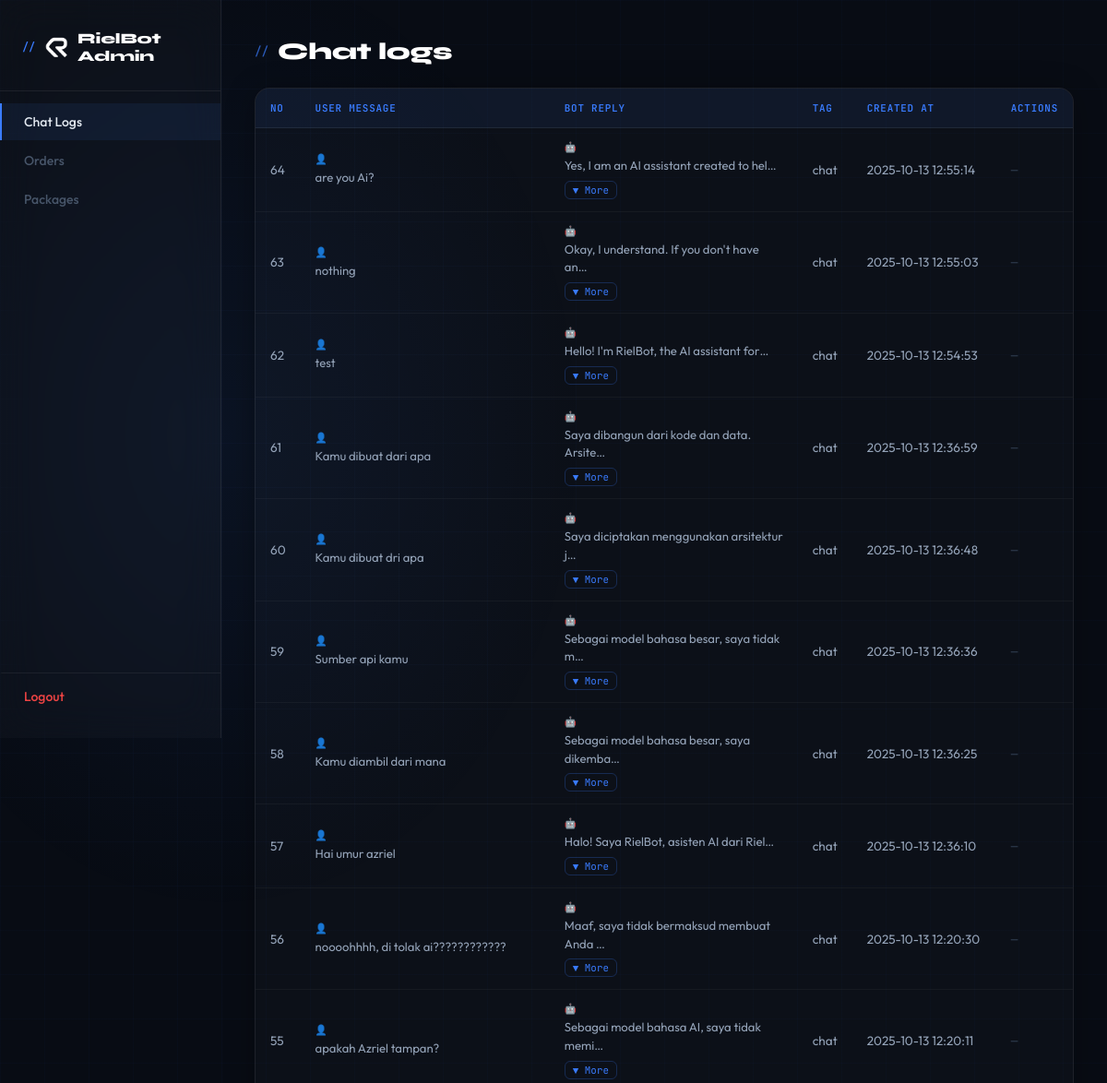
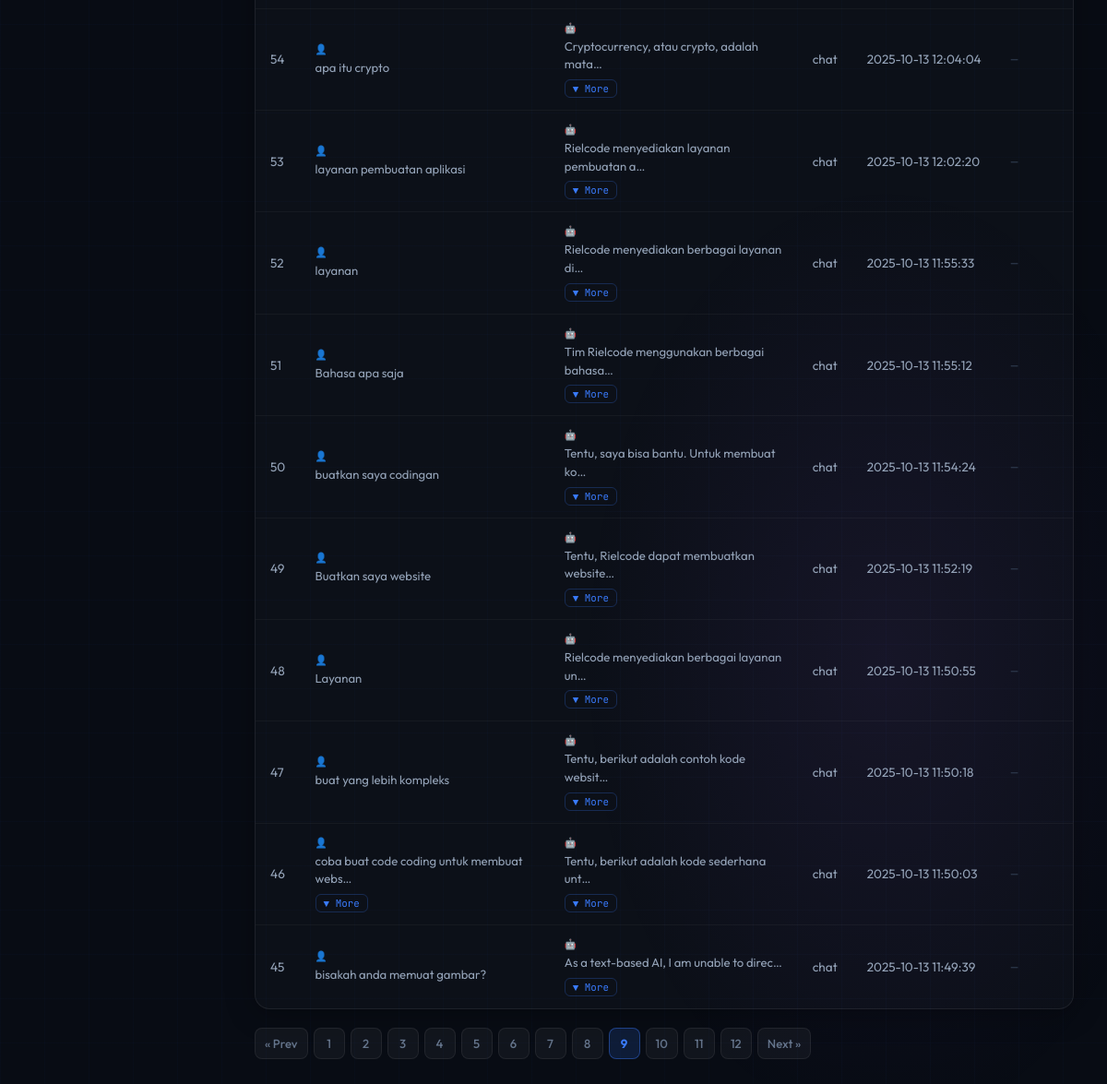
Page /admin.php?table=chat_logs&page=9 (signed in) on the committed database (2 pictures, top to bottom).
### tables this page shows
CREATE TABLE `chat_logs` (
  `id` int(11) NOT NULL,
  `user_message` text NOT NULL,
  `bot_reply` text NOT NULL,
  `tag` varchar(50) NOT NULL,
  `created_at` timestamp NULL DEFAULT current_timestamp()
);

### admin.php (the view, shortened to what this page needs)
<?php
$configPath = '/home/rier5192/config.php';
if (file_exists($configPath)) {
    $config = require $configPath;
} else {
    $config = require __DIR__ . '/config.php';
}
$dbHost = $config['DB_HOST'] ?? 'localhost';
$dbName = $config['DB_NAME'] ?? 'rielcode';
$dbUser = $config['DB_USER'] ?? 'root';
$dbPass = $config['DB_PASS'] ?? '';
try {
    $pdo = new PDO("mysql:host=$dbHost;dbname=$dbName;charset=utf8", $dbUser, $dbPass);
    $pdo->setAttribute(PDO::ATTR_ERRMODE, PDO::ERRMODE_EXCEPTION);
} catch (PDOException $e) {
    die("DB Connection failed: " . htmlspecialchars($e->getMessage()));
}
$allowedTables = ['chat_logs', 'orders', 'packages'];
$table = in_array($_GET['table'] ?? '', $allowedTables) ? $_GET['table'] : 'chat_logs';
$items_per_page = 20;
$page           = max(1, (int)($_GET['page'] ?? 1));
$offset         = ($page - 1) * $items_per_page;
$total_items = (int)$pdo->query("SELECT COUNT(*) FROM `$table`")->fetchColumn();
$total_pages = max(1, (int)ceil($total_items / $items_per_page));
switch ($table) {
    case 'chat_logs':
    default:
        $stmt = $pdo->prepare("SELECT id, LEFT(user_message, 120) AS user_message, LEFT(bot_reply, 120) AS bot_reply, tag, created_at FROM chat_logs ORDER BY created_at DESC LIMIT :limit OFFSET :offset");
        $columns = ['id', 'user_message', 'bot_reply', 'tag', 'created_at'];
        break;
}
$stmt->bindValue(':limit',  $items_per_page, PDO::PARAM_INT);
$stmt->bindValue(':offset', $offset,         PDO::PARAM_INT);
$stmt->execute();
$logs = $stmt->fetchAll(PDO::FETCH_ASSOC);
?>
<!DOCTYPE html>
<html lang="en">
<head>
    <link rel="stylesheet" href="CSS/admin_style.css">
</head>
<body>
    <div class="wrapper">
        <div class="sidebar">
            <h2>
                <img src="IMG/Rielcode Logo Square Transparent Icon.png" alt="Rielcode" class="sidebar-logo">
                RielBot Admin
            </h2>
            <a href="admin.php?table=chat_logs" class="<?= $table === 'chat_logs' ? 'active' : '' ?>">Chat Logs</a>
            <a href="admin.php?table=orders" class="<?= $table === 'orders'    ? 'active' : '' ?>">Orders</a>
            <a href="admin.php?table=packages" class="<?= $table === 'packages'  ? 'active' : '' ?>">Packages</a>
            <a href="admin_logout.php">Logout</a>
        </div>
        <div class="main-content">
            <h1><?= ucfirst(str_replace('_', ' ', $table)) ?></h1>
            <div class="table-container">
                <table>
                    <thead>
                        <tr>
                            <?php foreach ($columns as $index => $col): ?>
                                <th><?= $index === 0 ? 'No' : ucfirst(str_replace('_', ' ', $col)) ?></th>
                            <?php endforeach; ?>
                            <th>Actions</th>
                        </tr>
                    </thead>
                    <tbody>
                        <?php
                        $no = in_array($table, ['chat_logs', 'orders'])
                            ? $total_items - $offset
                            : $offset + 1;
                        foreach ($logs as $row):
                        ?>
                            <tr>
                                <?php foreach ($columns as $index => $col): ?>
                                    <?php if ($index === 0): ?>
                                        <td><?= in_array($table, ['chat_logs', 'orders']) ? $no-- : $no++ ?></td>
                                    <?php else: ?>
                                        <td>
                                            <?php
                                            if ($table === 'packages' && $col === 'idr_price') {
                                                echo 'IDR ' . number_format($row[$col], 0, ',', '.');
                                            } elseif ($table === 'packages' && $col === 'us_price') {
                                                echo '$' . number_format($row[$col], 2, '.', ',');
                                            } elseif ($table === 'chat_logs' && in_array($col, ['user_message', 'bot_reply'])) {
                                                $uid     = 'msg-' . $row['id'] . '-' . $col;
                                                $preview = htmlspecialchars(mb_substr((string)$row[$col], 0, 40));
                                                $full    = htmlspecialchars((string)$row[$col]);
                                                $label   = $col === 'user_message' ? '👤' : '🤖';
                                                echo '
                                                <div class="expandable-cell">
                                                    <span class="msg-label">' . $label . '</span>
                                                    <span class="msg-preview" id="' . $uid . '-preview">' . $preview . (mb_strlen((string)$row[$col]) > 40 ? '…' : '') . '</span>
                                                    <span class="msg-full" id="' . $uid . '-full" style="display:none;">' . $full . '</span>
                                                    ' . (mb_strlen((string)$row[$col]) > 40 ? '<button class="expand-btn" onclick="toggleMsg(\'' . $uid . '\', this)">▼ More</button>' : '') . '
                                                </div>';
                                            } else {
                                                echo htmlspecialchars((string)$row[$col]);
                                            }
                                            ?>
                                        </td>
                                    <?php endif; ?>
                                <?php endforeach; ?>
                                <td>
                                    <?php if ($table === 'chat_logs'): ?>
                                        <span class="no-actions">—</span>
                                    <?php endif; ?>
                                </td>
                            </tr>
                        <?php endforeach; ?>
                    </tbody>
                </table>
            </div>
            <div class="pagination">
                <?php if ($page > 1): ?>
                    <a href="?table=<?= $table ?>&page=<?= $page - 1 ?>">&laquo; Prev</a>
                <?php endif; ?>
                <?php for ($i = 1; $i <= $total_pages; $i++): ?>
                    <a href="?table=<?= $table ?>&page=<?= $i ?>" class="<?= $i === $page ? 'active' : '' ?>"><?= $i ?></a>
                <?php endfor; ?>
                <?php if ($page < $total_pages): ?>
                    <a href="?table=<?= $table ?>&page=<?= $page + 1 ?>">Next &raquo;</a>
                <?php endif; ?>
            </div>
        </div>
    </div>
</body>
</html>

### CSS/admin_style.css (style rules this page uses)
*, *::before, *::after { margin: 0; padding: 0; box-sizing: border-box; }
html { scroll-behavior: smooth; }
body { font-family: "Outfit", sans-serif; background-color: #080c14; color: #e2e8f0; min-height: 100dvh; overflow-x: hidden; }
body::before { content: ""; position: fixed; inset: 0; background-image: radial-gradient(ellipse 60% 40% at 20% 20%, rgba(58,124,255,0.07) 0%, transparent 55%), radial-gradient(ellipse 50% 40% at 80% 80%, rgba(163,91,255,0.07) 0%, transparent 55%), linear-gradient(rgba(58,124,255,0.025) 1px, transparent 1px), linear-gradient(90deg, rgba(58,124,255,0.025) 1px, transparent 1px); background-size: auto, auto, 48px 48px, 48px 48px; pointer-events: none; z-index: 0; }
.wrapper { display: flex; min-height: 100dvh; position: relative; }
.sidebar { width: 240px; flex-shrink: 0; background: rgba(255,255,255,0.025); border-right: 1px solid rgba(255,255,255,0.07); display: flex; flex-direction: column; padding: 32px 0 24px; position: sticky; top: 0; height: 100dvh; overflow-y: auto; backdrop-filter: blur(20px); -webkit-backdrop-filter: blur(20px); }
.sidebar h2 { font-family: "Syne", sans-serif; font-size: 1rem; font-weight: 800; color: #fff; padding: 0 24px 28px; border-bottom: 1px solid rgba(255,255,255,0.07); margin-bottom: 12px; letter-spacing: -0.2px; display: flex; align-items: center; gap: 10px; }
.sidebar-logo { width: 26px; height: 26px; object-fit: contain; flex-shrink: 0; filter: brightness(1.1); }
.sidebar h2::before { content: "// "; font-family: "JetBrains Mono", monospace; font-size: 0.75rem; color: #3a7cff; font-weight: 500; }
.sidebar a { display: flex; align-items: center; gap: 10px; padding: 11px 24px; color: #475569; text-decoration: none; font-size: 0.875rem; font-weight: 500; transition: all 0.2s ease; border-left: 2px solid transparent; margin: 1px 0; }
.sidebar a.active { color: #e2e8f0; background: rgba(58,124,255,0.08); border-left-color: #3a7cff; }
.sidebar a[href="admin_logout.php"] { margin-top: auto; color: #ef4444; border-top: 1px solid rgba(255,255,255,0.06); padding-top: 16px; margin-top: auto; }
.main-content { flex: 1; padding: 40px 36px; min-width: 0; }
.main-content h1 { font-family: "Syne", sans-serif; font-size: 1.6rem; font-weight: 800; color: #fff; margin-bottom: 24px; letter-spacing: -0.3px; display: flex; align-items: center; gap: 10px; }
.main-content h1::before { content: "//"; font-family: "JetBrains Mono", monospace; font-size: 0.8rem; color: #3a7cff; font-weight: 500; opacity: 0.7; }
.table-container { background: rgba(255,255,255,0.02); border: 1px solid rgba(255,255,255,0.07); border-radius: 16px; overflow: hidden; box-shadow: 0 4px 32px rgba(0,0,0,0.3); }
table { width: 100%; border-collapse: collapse; font-size: 0.85rem; }
thead { background: rgba(58,124,255,0.07); border-bottom: 1px solid rgba(255,255,255,0.07); }
th { padding: 14px 16px; text-align: left; font-family: "JetBrains Mono", monospace; font-size: 0.68rem; font-weight: 600; color: #3a7cff; letter-spacing: 0.8px; text-transform: uppercase; white-space: nowrap; }
td { padding: 13px 16px; border-bottom: 1px solid rgba(255,255,255,0.04); color: #94a3b8; vertical-align: middle; max-width: 280px; overflow: hidden; text-overflow: ellipsis; white-space: nowrap; }
tbody tr { transition: background 0.15s ease; }
tbody tr:last-child td { border-bottom: none; }
.pagination { display: flex; gap: 6px; margin-top: 20px; flex-wrap: wrap; align-items: center; }
.pagination a { display: inline-flex; align-items: center; justify-content: center; min-width: 34px; height: 34px; padding: 0 10px; border-radius: 8px; background: rgba(255,255,255,0.04); border: 1px solid rgba(255,255,255,0.07); color: #64748b; text-decoration: none; font-size: 0.82rem; font-weight: 500; transition: all 0.2s ease; }
.pagination a.active { background: rgba(58,124,255,0.15); border-color: rgba(58,124,255,0.4); color: #3a7cff; font-weight: 700; }

### rows in the picture
chat_logs: label "👤", preview "are you Ai?", label "🤖", preview "Yes, I am an AI assistant created to hel", tag "chat", created_at "2025-10-13 12:55:14"
chat_logs: label "👤", preview "nothing", label "🤖", preview "Okay, I understand. If you don't have an", tag "chat", created_at "2025-10-13 12:55:03"
chat_logs: label "👤", preview "test", label "🤖", preview "Hello! I'm RielBot, the AI assistant for", tag "chat", created_at "2025-10-13 12:54:53"
chat_logs: label "👤", preview "Kamu dibuat dari apa", label "🤖", preview "Saya dibangun dari kode dan data. Arsite", tag "chat", created_at "2025-10-13 12:36:59"
chat_logs: label "👤", preview "Kamu dibuat dri apa", label "🤖", preview "Saya diciptakan menggunakan arsitektur j", tag "chat", created_at "2025-10-13 12:36:48"
chat_logs: label "👤", preview "Sumber api kamu", label "🤖", preview "Sebagai model bahasa besar, saya tidak m", tag "chat", created_at "2025-10-13 12:36:36"
chat_logs: label "👤", preview "Kamu diambil dari mana", label "🤖", preview "Sebagai model bahasa besar, saya dikemba", tag "chat", created_at "2025-10-13 12:36:25"
chat_logs: label "👤", preview "Hai umur azriel", label "🤖", preview "Halo! Saya RielBot, asisten AI dari Riel", tag "chat", created_at "2025-10-13 12:36:10"
chat_logs: label "👤", preview "noooohhhh, di tolak ai????????????", label "🤖", preview "Maaf, saya tidak bermaksud membuat Anda", tag "chat", created_at "2025-10-13 12:20:30"
chat_logs: label "👤", preview "apakah Azriel tampan?", label "🤖", preview "Sebagai model bahasa AI, saya tidak memi", tag "chat", created_at "2025-10-13 12:20:11"
chat_logs: label "👤", preview "apa itu crypto", label "🤖", preview "Cryptocurrency, atau crypto, adalah mata", tag "chat", created_at "2025-10-13 12:04:04"
chat_logs: label "👤", preview "layanan pembuatan aplikasi", label "🤖", preview "Rielcode menyediakan layanan pembuatan a", tag "chat", created_at "2025-10-13 12:02:20"
chat_logs: label "👤", preview "layanan", label "🤖", preview "Rielcode menyediakan berbagai layanan di", tag "chat", created_at "2025-10-13 11:55:33"
chat_logs: label "👤", preview "Bahasa apa saja", label "🤖", preview "Tim Rielcode menggunakan berbagai bahasa", tag "chat", created_at "2025-10-13 11:55:12"
chat_logs: label "👤", preview "buatkan saya codingan", label "🤖", preview "Tentu, saya bisa bantu. Untuk membuat ko", tag "chat", created_at "2025-10-13 11:54:24"
chat_logs: label "👤", preview "Buatkan saya website", label "🤖", preview "Tentu, Rielcode dapat membuatkan website", tag "chat", created_at "2025-10-13 11:52:19"
chat_logs: label "👤", preview "Layanan", label "🤖", preview "Rielcode menyediakan berbagai layanan un", tag "chat", created_at "2025-10-13 11:50:55"
chat_logs: label "👤", preview "buat yang lebih kompleks", label "🤖", preview "Tentu, berikut adalah contoh kode websit", tag "chat", created_at "2025-10-13 11:50:18"
chat_logs: label "👤", preview "coba buat code coding untuk membuat webs", label "🤖", preview "Tentu, berikut adalah kode sederhana unt", tag "chat", created_at "2025-10-13 11:50:03"
chat_logs: label "👤", preview "bisakah anda memuat gambar?", label "🤖", preview "As a text-based AI, I am unable to direc", tag "chat", created_at "2025-10-13 11:49:39"

### other values in the picture
str_replace('_', ' ', $table) "Chat logs"
str_replace('_', ' ', $col) "USER MESSAGE"
str_replace('_', ' ', $col) "BOT REPLY"
str_replace('_', ' ', $col) "TAG"
str_replace('_', ' ', $col) "CREATED AT"
